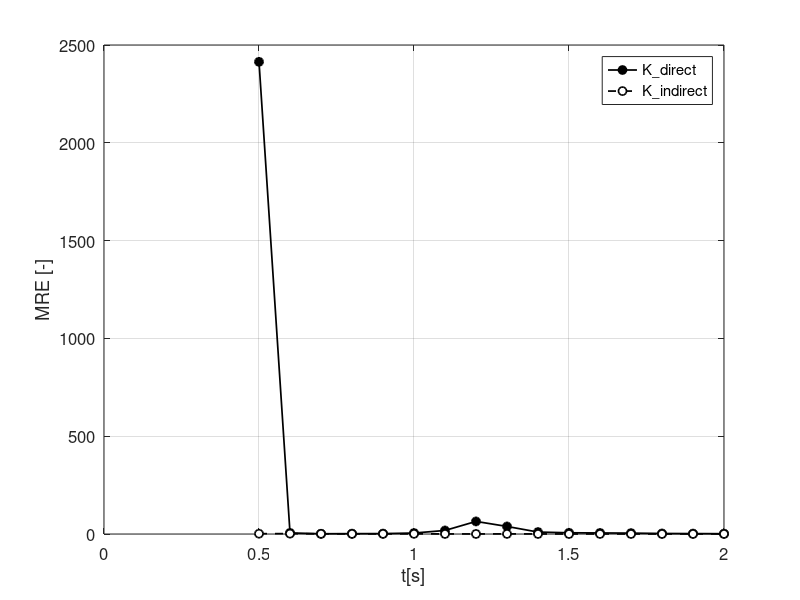

Recreate this plot in MATLAB.
clear; close all; clc;
%% 1/ Consider the following linear model describing a chemical reactor and obtained with unitary sample time.
% Dimension of A : n x n
A_c = [0 0 1 0; 
       0 0 0 1; 
       0 -69.4 0 0; 
       0  150 0 0];

% Dimension of B : n x m
B_c = [0; 0; 273; -130];

% Parameters
n = size(A_c,2);          
m = size(B_c,2);

Ts = 0.01; % Example: 10ms sampling time -> 100H
% Discretize the system
sys_c = ss(A_c,B_c,[1 0 0 0],0);
sys_d = c2d(sys_c, Ts);
A = sys_d.A;
B = sys_d.B;

% Assigment of the set 
% Define the settling time (in seconds)
t_s = 1;
itae_4var = (1 / t_s) * [-4.236 + 12.617i, -4.236 - 12.617i, -6.254 + 4.139i, -6.254 - 4.139i];
bessel_4var = (1 / t_s) * [-4.016 + 5.072i, -4.016 - 5.072i, -5.528 + 1.655i, -5.528 - 1.655i];
p_4var_itae = exp(itae_4var * Ts);
p_4var_bessel = exp(bessel_4var * Ts);

% Model-Based Pole-placement methods
% The place.m function requires the Control System Toolbox.
K_itae_theory = place(A, B, p_4var_itae);
K_bessel_theory = place(A, B, p_4var_bessel);
 
% Arrays to store eigenvalue differences
eig_diff1_values = [];
eig_diff2_values = [];
min_eig_diff1 = inf;
min_eig_diff2 = inf;
best_K_directDD = [];
best_K_indirectDD = [];

T_values = (50:10:200); % Generates values 10 to 80
rng(20);
T = 600;
% Historical data (u,x) is generated by simulating the open loop system
x = zeros(n, T); % Dimension of x : n x T
u = zeros(m, T); % Gaussian noise and Dimension of u : m x T

% Simulate the system for T time steps
for t = 1:T-1
    u(:,t) = - K_itae_theory * x(:,t) + randn(m,1)*0.5;
    noise = 0.03;
    rdm_state_measurement = [randn(m,1)*noise; randn(m,1)*noise; randn(m,1)*noise; randn(m,1)*noise];
    x(:,t+1) = A * x(:,t) + B * u(:,t) + rdm_state_measurement; % Give same gain with Bessel or ITAE
end
% Kalman filter parameters
Q = eye(n) * 0.03^2;  % Process noise covariance
R = eye(n) * 0.03^2;  % Measurement noise covariance
P = eye(n);  % Initial estimation covariance
x_hat = zeros(n, 1);  % Initial state estimate

% Arrays to store the filtered estimates
x_est = zeros(n, length(u));

% Kalman filter implementation
for t = 1:length(u)
    % Prediction step
    x_pred = A * x_hat + B * u(:, t);
    P_pred = A * P * A' + Q;

    % Measurement update step
    y = x(:, t);  % Measured state
    S = P_pred + R;
    K = P_pred / S;
    x_hat = x_pred + K * (y - x_pred);
    P = (eye(n) - K) * P_pred;

    % Store estimates
    x_est(:, t) = x_hat;
end
% Loop over T values
for T = T_values
    % Feedback gain after perturbation
    U_0 = u(:,1:T-1); % Dimension of U_0 : m x T-1
    X_0 = x(:,1:T-1); % Dimension of X_0 : n x T-1
    X_1 = x(:,2:T); % Dimension of X_1 : n x T-1

    M_rdm = ones(T-1,n);

    rdmPoles = p_4var_bessel;

    for i = 1:n
        M_rdm(:,i) = fsolve(@(m_i) (X_1 - rdmPoles(i)*X_0)*m_i, M_rdm(:,i));
    end

    K_directDD = - U_0 * M_rdm * pinv(X_0 * M_rdm);
    eig1 = eig(A - B * K_directDD);
    eig_diff1 = norm(eig1 - p_4var_bessel');
    %eig_diff1 = abs(eig1' - p_4var_bessel)*abs(p_4var_bessel')/4;
    %eig_diff1 = norm(K_directDD - K_bessel_theory);
    eig_diff1 = mean(abs(abs(K_directDD - K_bessel_theory)./abs(K_bessel_theory)));
    eig_diff1_values = [eig_diff1_values, eig_diff1];
    if eig_diff1 < min_eig_diff1
        min_eig_diff1 = eig_diff1;
        best_K_directDD = K_directDD;
    end

    % Linear Regression for A and B
    if T > 5
        BA = X_1 * pinv([X_0; U_0]);
        A_OL = BA(:, 1:4); % This assumes A is in the second column of the combined matrix
        B_OL = BA(:, 5); % This assumes B is in the first column of the combined matrix
        
        K_indirectDD = place(A_OL, B_OL, rdmPoles);
        eig2 = eig(A - B * K_indirectDD);
        eig_diff2 = norm(eig2 - p_4var_bessel');
        %eig_diff2 = abs(eig2' - p_4var_bessel)*abs(p_4var_bessel')/4;
        %eig_diff2 = norm(K_indirectDD - K_bessel_theory);
        eig_diff2 = mean(abs(abs(K_indirectDD - K_bessel_theory)./-K_bessel_theory));
        eig_diff2_values = [eig_diff2_values, eig_diff2];
        if eig_diff2 < min_eig_diff2
            min_eig_diff2 = eig_diff2;
            best_K_indirectDD = K_indirectDD;
        end
    end
end
disp(real(K_bessel_theory));
%% Display the values of K_directDD and K_indirectDD for the lowest eigenvalue differences
disp('K_directDD with lowest eig_diff1:');
disp(real(best_K_directDD));
disp(min_eig_diff1);
disp('K_indirectDD with lowest eig_diff2:');
disp(best_K_indirectDD);
disp( min_eig_diff2);

% Plot the eigenvalue differences
figure;

x0=200;
y0=200;
width=500;
height=400;
set(gcf,'position',[x0,y0,width,height])

% Plotting the eigenvalue differences
plot(T_values/100, eig_diff1_values, 'k-o', 'LineWidth', 1.25, 'MarkerFaceColor', 'k');
hold on;
plot(T_values(T_values>5)/100, eig_diff2_values, 'k--o', 'LineWidth', 1.25, 'MarkerFaceColor', 'w');

% Adding labels
xlabel('t[s]');
ylabel('MRE [-]');

% Adding title and grid
%title('Eigenvalue Differences vs T');
grid on;

% Adding legend
legend('K\_direct', 'K\_indirect', 'Location', 'northeast');

% Setting the axis limits if needed
%xlim([1 256]);
%ylim([0, max([eig_diff1_values, eig_diff2_values])]);

% Add additional plot customizations as needed to match the uploaded image
set(gca, 'FontSize', 12); % Adjust font size as per the image

hold off; % Release the plot hold

% Check if the folder 'plot' exists, if not, create it
folderName = 'plot';
if ~exist(folderName, 'dir')
    mkdir(folderName);
end

% Save the figure
saveas(gcf, fullfile(folderName, 'TimeExcitement.png'));
